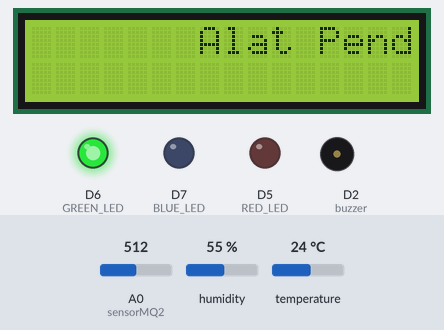
The program below on a simulated ESP8266 (NodeMCU). Parts: 16×2 character LCD, output pins drawn as LEDs (lit = HIGH), buzzer (waves = sounding). The inputs (shaded band) are chosen by the test bench; at power-on: A0 (sensorMQ2) = 512, humidity 55 %, temperature 24 °C. WiFi joins after 1.5 s; servers stay silent unless stated; no MQTT or app messages arrive unless stated; what the program prints to the serial monitor is not drawn.

Above: at 5.8 s.
5.9 s: A0 (sensorMQ2) set to 313
At 15.3 s:
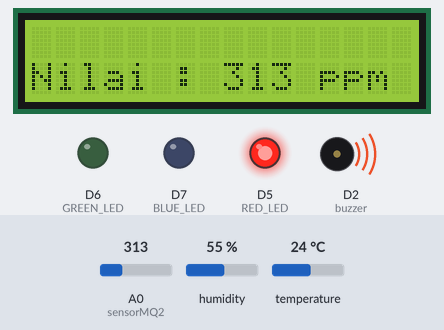
16.3 s: A0 (sensorMQ2) set to 287
At 16.33 s:
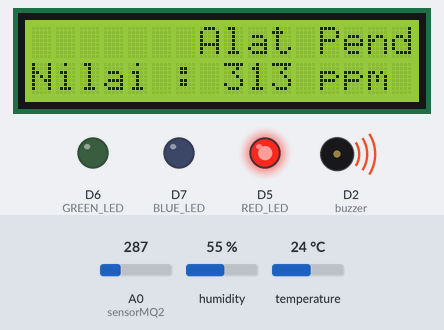
24.1 s: A0 (sensorMQ2) set to 306
At 31.24 s:
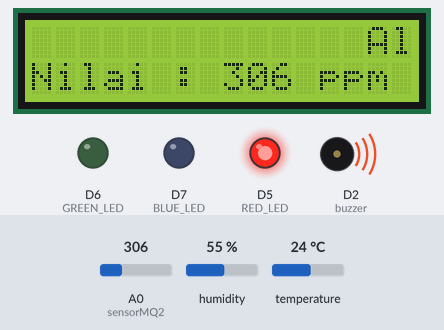
31.9 s: A0 (sensorMQ2) set to 290
39.7 s: A0 (sensorMQ2) set to 159
At 47.18 s:
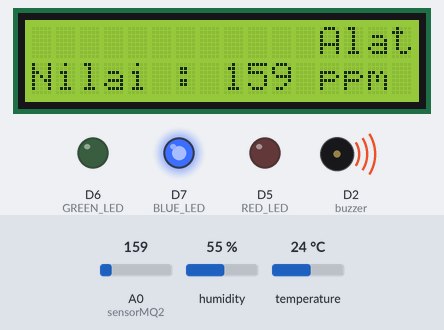
48.0 s: A0 (sensorMQ2) set to 139
At 57.89 s:
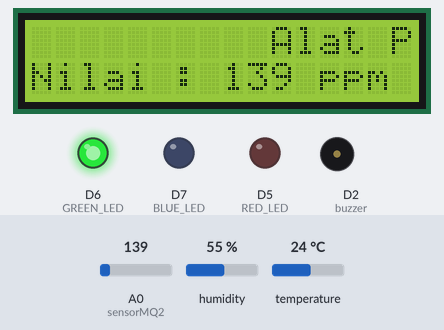
Timing chart, 0 to 59.4 s (numbered marks = the images above; inputs shaded):
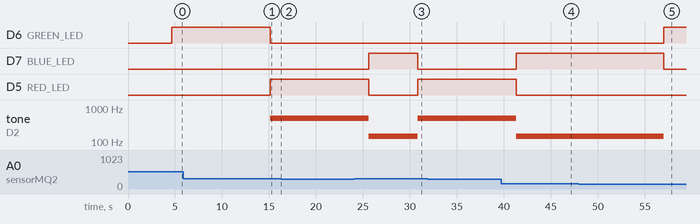

The program:

main.cpp
```cpp
#include <Arduino.h>
#include <LiquidCrystal_I2C.h>
#include <Wire.h>
#include <ESP8266WiFi.h>
#include <PubSubClient.h> // NodeRED Publish & Subscribe
#include <SimpleDHT.h>
#include "CTBot.h"

CTBot myBot;

// Wifi Kampus
// const char *ssid = "JTI-POLINEMA";      // silakan disesuaikan sendiri
// const char *password = "jtifast!"; // silakan disesuaikan sendiri

// Wifi Faiq
const char *ssid = "halo";      // silakan disesuaikan sendiri
const char *password = "sasasyifa"; // silakan disesuaikan sendiri

String token = "6260854611:AAHF1_emZvedLUosSylKjN86kamJV4yy4F0";
const int id = 1193715803;

const char *mqtt_server = "broker.hivemq.com"; // isikan server broker

#define Board "Arduino"
#define Voltage_Resolution 5
#define sensorMQ2 A0          // Analog input 0 of your arduino
#define type "MQ-2"           // MQ2
#define ADC_Bit_Resolution 10 // For arduino UNO/MEGA/NANO
#define RatioMQ4CleanAir 9.83 // RS / R0 = 9.83 ppm

#define RED_LED D5   // led warna merah
#define GREEN_LED D6 // led warna hijau
#define BLUE_LED D7  // led warnah biru
#define buzzer D2

// MQUnifiedsensor MQ2(Board, Voltage_Resolution, ADC_Bit_Resolution, sensorMQ2, type);
LiquidCrystal_I2C lcd(0x27, 16, 2);

WiFiClient espClient;
PubSubClient client(espClient); // NodeRED pubsub client
SimpleDHT11 dht11(D0);

long now = millis();
long lastMeasure = 0;
String macAddress = "";

int gas;

void setup_wifi()
{
  delay(10);
  Serial.println();
  Serial.print("Connecting to ");
  Serial.println(ssid);
  WiFi.begin(ssid, password);
  while (WiFi.status() != WL_CONNECTED)
  {
    delay(500);
    Serial.print(".");
  }
  Serial.println("");
  Serial.print("WiFi connected - ESP IP address: ");
  Serial.println(WiFi.localIP());
  macAddress = WiFi.macAddress();
  Serial.print(WiFi.macAddress());
}

// NodeRED reconnect
void reconnect()
{
  while (!client.connected())
  {
    Serial.print("Attempting MQTT connection...");
    if (client.connect(macAddress.c_str()))
    {
      Serial.println("connected");
    }
    else
    {
      Serial.print("failed, rc=");
      Serial.print(client.state());
      Serial.println(" try again in 5 seconds");
      delay(5000);
    }
  }
}

void setup()
{
  Serial.println("Starting TelegramBot...");
  myBot.wifiConnect(ssid, password);
  myBot.setTelegramToken(token);
  if (myBot.testConnection())
  {
    Serial.println("Koneksi Bagus");
  }
  else
  {
    Serial.println("Koneksi Jelek");
  }
  Wire.begin();
  Serial.begin(9600);
  Serial.println("Mqtt Node-RED");
  setup_wifi();
  client.setServer(mqtt_server, 1883); // NodeRED set MQTT server
  pinMode(RED_LED, OUTPUT); // atur pin-pin digital sebagai output
  pinMode(GREEN_LED, OUTPUT);
  pinMode(BLUE_LED, OUTPUT);
  pinMode(buzzer, OUTPUT);
  Serial.println("Contoh Penggunaan Sensor MQ2");
  // lcd.begin(16,2);
  lcd.init(); // initialize the lcd
  lcd.backlight();
  lcd.clear();
  lcd.home();
  delay(3000);
  {
    Wire.begin();
    Serial.begin(115200);
    Serial.println("\nI2C Scanner");
  }
}

void scrollText(int row, String message, int delayTime, int lcdColumns)
{
  for (int i = 0; i < lcdColumns; i++)
  {
    message = " " + message;
  }
  message = message + " ";
  for (unsigned int pos = 0; pos < message.length(); pos++)
  {
    lcd.setCursor(0, row);
    lcd.print(message.substring(pos, pos + lcdColumns));
    delay(delayTime);
  }
}

// void printkurangdarinol(int data)
// {
//     if (data >= 0 && data < 10)
//     {
//         lcd.write('0');
//     }
//     lcd.print(data);
// }

void loop()
{
  static char gasChar[8];
  // gas = analogRead(sensorMQ2);
  dtostrf(gas, 4, 2, gasChar);
  Serial.print("Nilai Sensor : ");
  Serial.println(gas);
  // delay(1000);

  if (gas <= 150)
  {
    Serial.println("Gas dalam kondisi aman!");
    digitalWrite(RED_LED, LOW);
    digitalWrite(GREEN_LED, HIGH);
    digitalWrite(BLUE_LED, LOW);
    noTone(buzzer);
    myBot.sendMessage(id, "Ruangan dalam kondisi aman!");
    client.publish("projectiot/gas", gasChar);
    // delay(1000);
  }

  else if (gas > 150 && gas <= 300)
  {
    Serial.println("Terdeteksi adanya kebocoran gas!");
    digitalWrite(RED_LED, LOW);
    digitalWrite(GREEN_LED, LOW);
    digitalWrite(BLUE_LED, HIGH);
    tone(buzzer, 150);
    myBot.sendMessage(id, "Terdeteksi adanya kebocoran gas!");
    client.publish("projectiot/gas", gasChar);
    // delay(1000);
  }

  else if (gas > 300)
  {
    Serial.println("Kebocoran gas darurat!");
    digitalWrite(RED_LED, HIGH);
    digitalWrite(GREEN_LED, LOW);
    digitalWrite(BLUE_LED, LOW);
    tone(buzzer, 500);
    myBot.sendMessage(id, "Kebocoran gas darurat!");
    client.publish("projectiot/gas", gasChar);
    // delay(1000);
  }

  if (!client.connected())
  {
    reconnect();
  }
  if (!client.loop())
  {
    client.connect(macAddress.c_str());
    //client.connect("ESP8266Client");
  }

  now = millis();
  if (now - lastMeasure > 5000)
  {
    lastMeasure = now;
    int err = SimpleDHTErrSuccess;

    // Reading LDR Censors
    gas = analogRead(sensorMQ2);
    byte temperature = 0;
    byte humidity = 0;
    if ((err = dht11.read(&temperature, &humidity, NULL)) != SimpleDHTErrSuccess)
    {
      Serial.print("Pembacaan DHT11 gagal, err=");
      Serial.println(err);
      delay(1000);
      return;
    }
    // instansiasi variabel char
    // static char temperatureTemp[7];
    // static char humidityHum[7];
    //static char gasChar[8];

    // Convert
    // dtostrf(humidity, 1, 2, humidityHum);
    // dtostrf(temperature, 4, 2, temperatureTemp);
    //dtostrf(gas, 4, 2, gasChar);

    // Serial.println(temperatureTemp);
    // Serial.println(humidityHum);
    //Serial.println(gasChar);

    // Publish output dengan Topic

    // client.publish("1941720043/room/humidity", humidityHum);
    // client.publish("1941720043/room/suhu", temperatureTemp);
    // client.publish("1941720043/room/damp", damp);
    //client.publish("projectiot/gas", gasChar);
  }

  // lcd.setCursor(0, 0);
  scrollText(0, "Alat Pendeteksi Kebocoran Gas", 100, 16);

  lcd.clear();
  lcd.setCursor(0, 1);
  lcd.print("Nilai : ");
  lcd.print(gas);
  lcd.print(" ");
  lcd.print("ppm");
}
```

Measured:
- the behaviour switches between 301 and 300 on A0 (sensorMQ2) (found by bisection; images 1 and 2)
- the behaviour switches between 151 and 150 on A0 (sensorMQ2) (found by bisection; images 4 and 5)
- after the input at 48.0 s, D6 (GREEN_LED): LOW → HIGH after 9.0 s; D7 (BLUE_LED): HIGH → LOW after 9.0 s; tone on D2 (buzzer): 150 Hz → silent after 9.0 s
